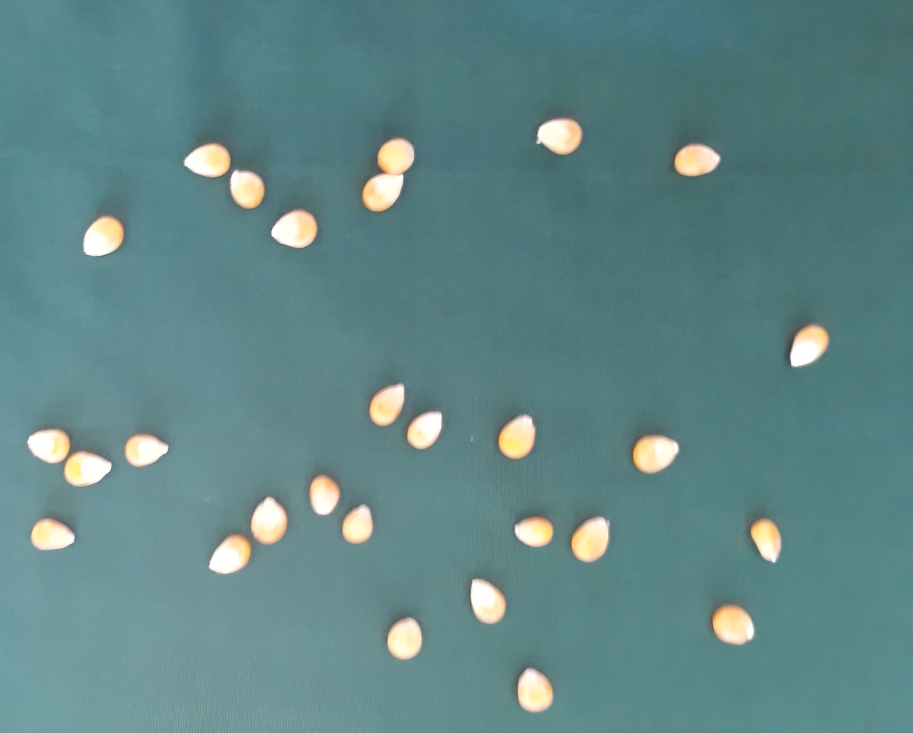
#> input picture UploadImages/test_image.jpg, 2737 x 2197 px (shown at 1/3 size)
$ python test_script.py
#> lines starting #> are read from the running program, lines starting #| are printed output that depends on the picture; after the words box and inside, x2 and y2 are one past the last pixel; in counts of white or black regions, pixels touching at a corner belong together
import cv2
import numpy as np
# from CreateMaskForImage import drawBoundingRects

image = cv2.imread("UploadImages/test_image.jpg")
#> image is the input picture: shape (2197, 2737, 3); mean B, G, R 135.3, 134.7, 96.3
image = cv2.resize(image, (640, 640))
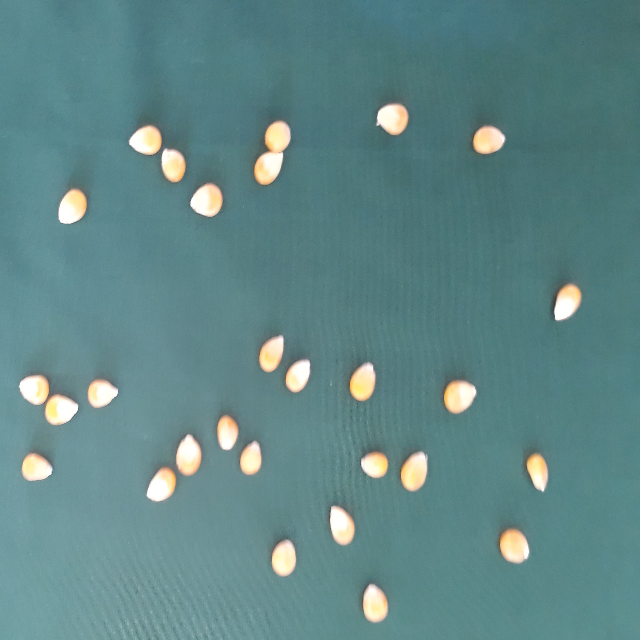
#> image: shape (640, 640, 3); mean B, G, R 135.2, 134.6, 96.2

gray_scale = cv2.cvtColor(image, cv2.COLOR_RGB2GRAY)
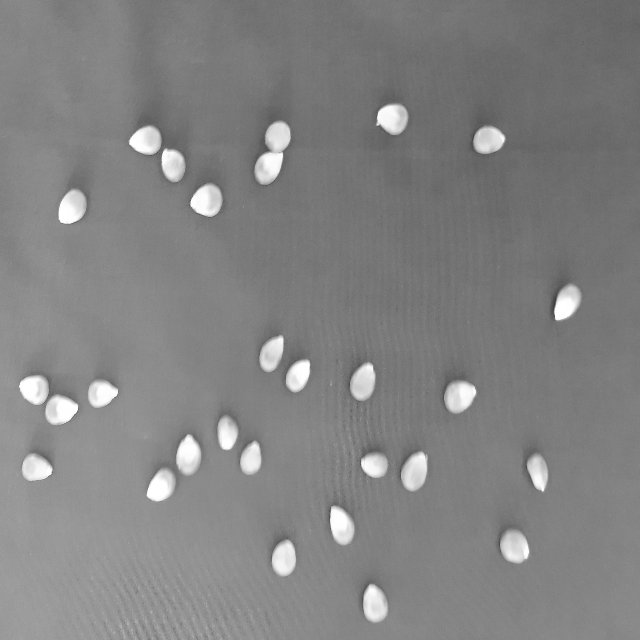
#> gray_scale: shape (640, 640); min 58, max 255, mean 130.5

_, mask = cv2.threshold(gray_scale, 170, 255, cv2.THRESH_BINARY)
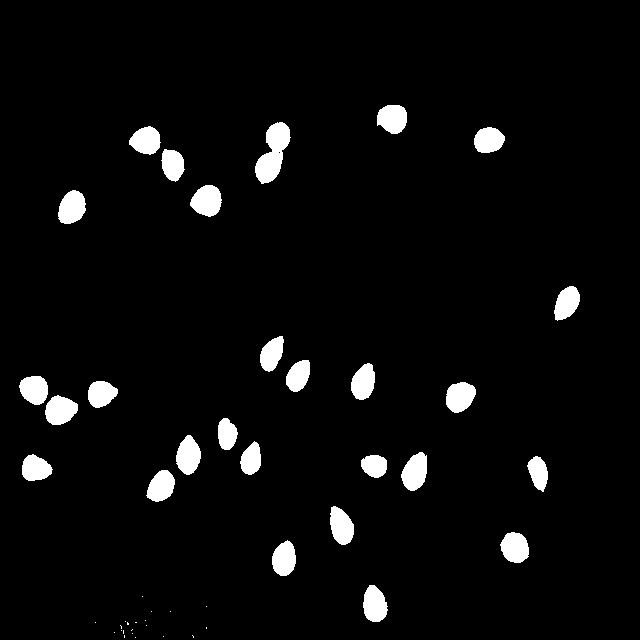
#> mask: shape (640, 640); 4.3% white; 48 white regions (21 under 20 px), largest, box (x1, y1, x2, y2) and area: (255, 122, 291, 184) 1240, (190, 185, 222, 217) 750, (401, 452, 427, 491) 732

kernel = np.ones((5, 5), np.uint8)
eroded_mask = cv2.erode(mask, kernel)
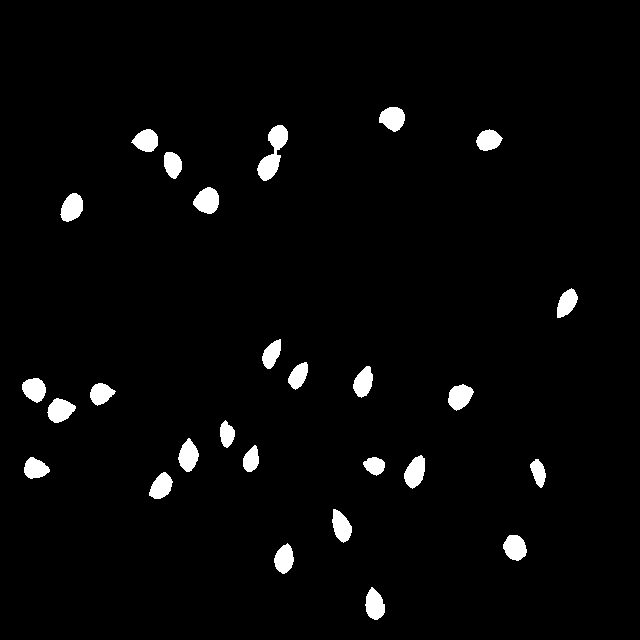
#> eroded_mask: shape (640, 640); 2.8% white; 27 white regions


contours, heirarchy = cv2.findContours(
    eroded_mask, cv2.RETR_TREE, cv2.CHAIN_APPROX_SIMPLE)
#> contours = 27 contours; largest, box (x1, y1, x2, y2) and area: (257, 125, 288, 181) 756, (193, 187, 219, 214) 476, (47, 398, 76, 423) 450, (404, 455, 425, 489) 449, (60, 193, 83, 222) 444

areas = [cv2.contourArea(c) for c in contours]
#> areas = 27 values, max 755.5 at index 25, min 261.5 at index 5, mean 395.2
